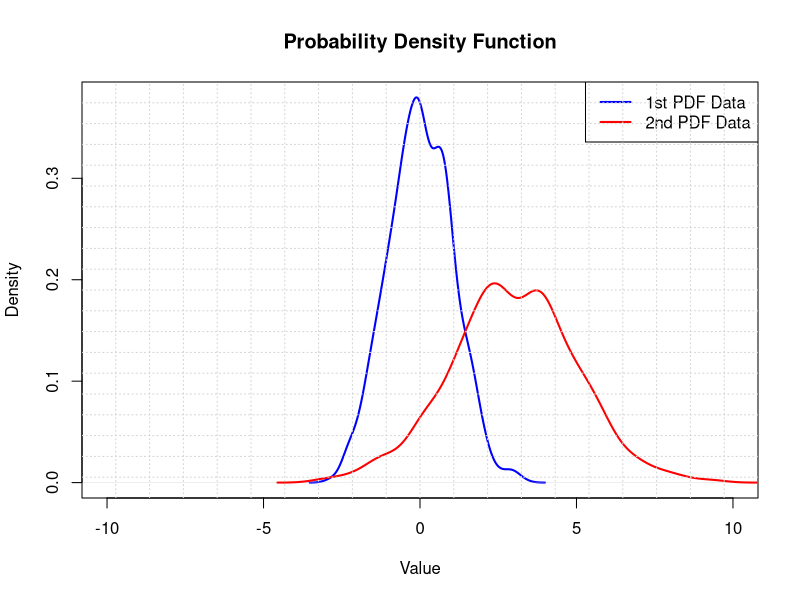

Recreate this plot in R.
## Clear objects from Memory :
rm(list=ls())
##Clear Console:
cat("\014")

# Example of creating a complex PDF plot
# Generate random data from two different distributions
data1 <- rnorm(1000, mean = 0, sd = 1)
data2 <- rnorm(1000, mean = 3, sd = 2)

# Estimate the densities of both data sets
density_data1 <- density(data1)
density_data2 <- density(data2)


# Creates some space margin above the bar plots for clarity
max_height <- max(c(density_data1$y,density_data2$y))
ylim_range <- c(0.00,max_height)


# Plot the PMF using a bar plot
plot(density_data1, main = "Probability Density Function", xlab = "Value", ylab = "Density",
     xlim = c(-10, 10), ylim = ylim_range, col = "blue", lwd = 2)
lines(density_data2, col = "red", lwd = 2)
legend("topright", legend = c("1st PDF Data", "2nd PDF Data"), col = c("blue", "red"), lwd = 2)
grid(nx = length(density_data1) / (length(density_data2) * 0.05))